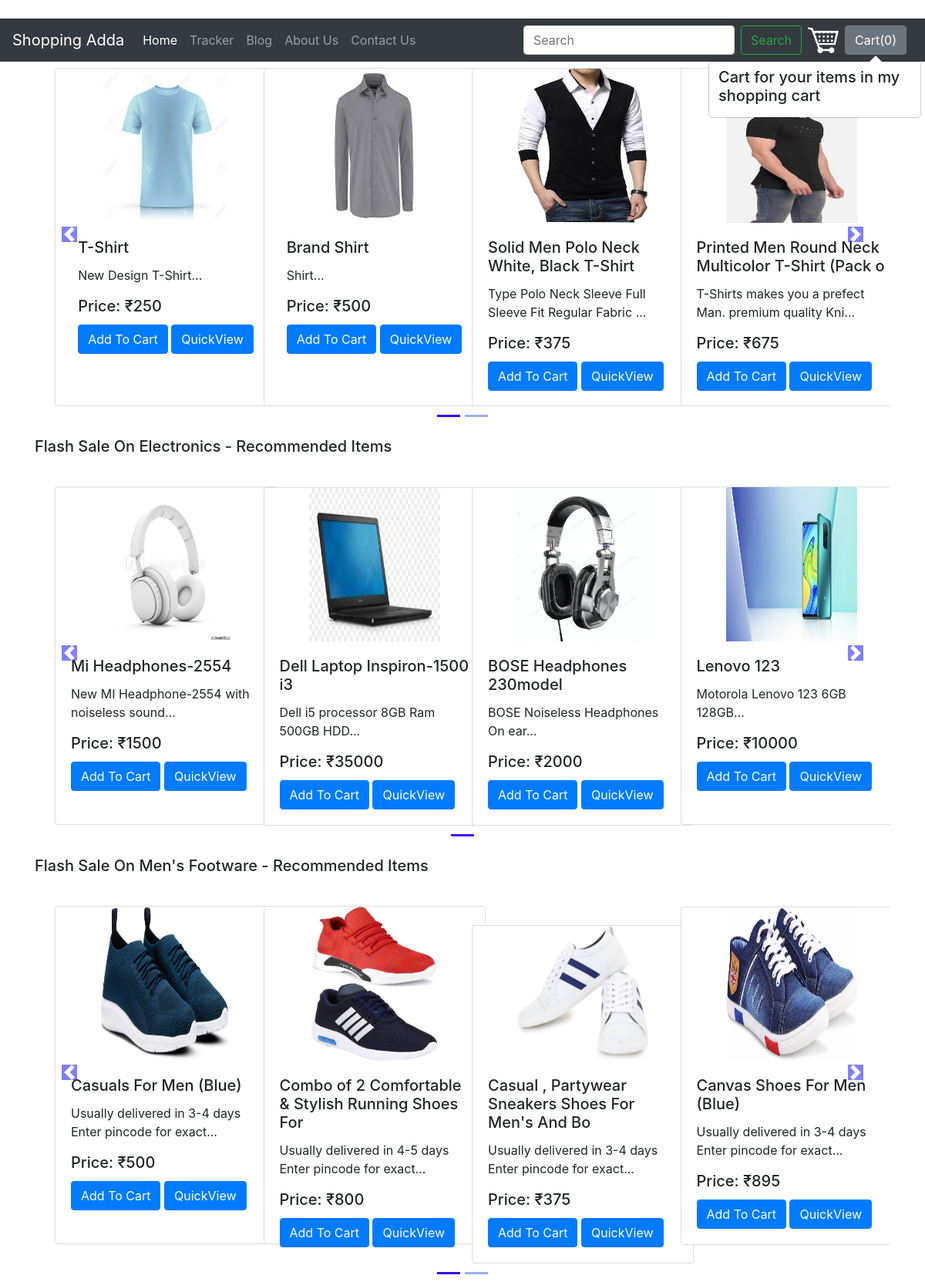
The app's page /shop/ with its own data.
### shop/models.py (models this page shows, shortened)
class Product(models.Model):
    product_id = models.AutoField
    product_name = models.CharField(max_length=50)
    category = models.CharField(max_length=50, default="")
    subcategory = models.CharField(max_length=50, default="")
    price = models.IntegerField(default=0)
    desc = models.CharField(max_length=300)
    pub_date = models.DateField()
    image = models.ImageField(upload_to='shop/images', default="")

### shop/views.py (the view)
# urls.py: path('', views.index, name="blogHome"),
def index(request):
    allProds = []
    catprods = Product.objects.values('category', 'id')
    cats = {item['category'] for item in catprods}
    for cat in cats:
        prod = Product.objects.filter(category=cat)
        n = len(prod)
        nSlides = n // 4 + ceil((n / 4) - (n // 4))
        allProds.append([prod, range(1, nSlides), nSlides])
    params = {'allProds':allProds}
    return render(request,"shop/index.html",params)

### shop/templates/shop/index.html (shortened to what this page needs)
{% extends 'shop/basic.html' %}
{% block body %}
{% load static %}
<div class="container">
    {% for product, range, nSlides in allProds %}
    <h5 class="my-4">Flash Sale On {{product.0.category}} - Recommended Items</h5>
    <div class="row">
        <div id="demo{{forloop.counter}}" class="col carousel slide my-3" data-ride="carousel">
            <ul class="carousel-indicators">
                <li data-target="#demo{{forloop.counter}}" data-slide-to="0" class="active"></li>
                {% for i in range %}
                <li data-target="#demo{{forloop.parentloop.counter}}" data-slide-to="{{i}}"></li>
                {% endfor %}
            </ul>
            <div class="container carousel-inner no-padding">
                <div class="carousel-item active">
                    {% for i in product %}
                    <div class="col-xs-3 col-sm-3 col-md-3 ">
                        <div class="card align-items-center" style="width: 18rem;">
                            <img src='/media/{{i.image}}' class="card-img-top" alt="...">
                            <div class="card-body">
                                <h5 class="card-title" id="namepr{{i.id}}">{{i.product_name}}</h5>
                                <p class="card-text">{{i.desc|slice:"0:53"}}...</p>
                                <h5 class="card-title" >Price: ₹<span id="pricepr{{i.id}}">{{i.price}}</span></h5>
                                <span id="divpr{{i.id}}" class="divpr">
                                    <button id="pr{{i.id}}" class="btn btn-primary cart">Add To Cart</button>
                                </span>
                                <a href="/shop/products/{{i.id}}"><button id="qv{{i.id}}" class="btn btn-primary cart">QuickView</button></a>
                            </div>
                        </div>
                    </div>
                    {% if forloop.counter|divisibleby:4 and forloop.counter > 0 and not forloop.last %}
                </div>
                <div class="carousel-item ">
                    {% endif %}
                    {% endfor %}
                </div>
            </div>
        </div>
        <a class="carousel-control-prev" href="#demo{{forloop.counter}}" data-slide="prev">
            <span class="carousel-control-prev-icon"></span>
        </a>
        <a class="carousel-control-next" href="#demo{{forloop.counter}}" data-slide="next">
            <span class="carousel-control-next-icon"></span>
        </a>
    </div>
    {% endfor %}
</div>
{% endblock %}

### shop/templates/shop/basic.html (shortened to what this page needs)
<!doctype html>
<html lang="en">
  <head>
    <link rel="stylesheet" href="https://stackpath.bootstrapcdn.com/bootstrap/4.2.1/css/bootstrap.min.css">
  </head>
  <body>
        <nav class="navbar navbar-expand-lg navbar-dark bg-dark" style="position:fixed; width:100%;">
                <a class="navbar-brand" href="/shop/">Shopping Adda</a>
                <div class="collapse navbar-collapse" id="navbarSupportedContent">
                    <ul class="navbar-nav mr-auto">
                          <li class="nav-item active">
                                <a class="nav-link" href="/shop/">Home <span class="sr-only">(current)</span></a>
                          </li>
                          <li class="nav-item">
                                <a class="nav-link" href="/shop/tracker">Tracker</a>
                          </li>
                          <li class="nav-item">
                                <a class="nav-link" href="/blog">Blog</a>
                          </li>
                        <li class="nav-item">
                                <a class="nav-link" href="/shop/about">About Us</a>
                          </li>
                        <li class="nav-item">
                                <a class="nav-link" href="/shop/contact">Contact Us</a>
                          </li>
                    </ul>
                    <form method="get" action="/shop/search/" class="form-inline my-2 my-lg-0">
                          <input class="form-control mr-sm-2" type="search" placeholder="Search" aria-label="Search" name="search" id="search">
                          <button class="btn btn-outline-success my-2 my-sm-0 mr-2" type="submit">Search</button>
                    </form>
                    {% load static %}
                    <span class="cartimg" ><img src="{% static '/shop/cart-14-512.png' %}" margin-left= 7px width= 40px     /></span>
                    <button type="button" class="btn btn-secondary mx-2" id="popcart" data-container="body" data-toggle="popover" data-placement="bottom" data-html="true" data-content="Vivamus
                                sagittis lacus vel augue laoreet rutrum faucibus.">
                                Cart(<span id="cart">0</span>)
                     </button>
                </div>
        </nav>
        {% block body %} {% endblock %}
  </body>
</html>

### records on screen
Product: image (picture), product_name "T-Shirt", desc "New Design T-Shirt", price "250"
Product: image (picture), product_name "Brand Shirt", desc "Shirt", price "500"
Product: image (picture), product_name "Solid Men Polo Neck White, Black T-Shirt", desc "Type Polo Neck Sleeve Full Sleeve Fit Regular Fabric", price "375"
Product: image (picture), product_name "Printed Men Round Neck Multicolor T-Shirt (Pack o", desc "T-Shirts makes you a prefect Man. premium quality Kni", price "675"
Product: category "Electronics", image (picture), product_name "Mi Headphones-2554", desc "New MI Headphone-2554 with noiseless sound", price "1500"
Product: image (picture), product_name "Dell Laptop Inspiron-1500 i3", desc "Dell i5 processor 8GB Ram 500GB HDD", price "35000"
Product: image (picture), product_name "BOSE Headphones 230model", desc "BOSE Noiseless Headphones On ear", price "2000"
Product: image (picture), product_name "Lenovo 123", desc "Motorola Lenovo 123 6GB 128GB", price "10000"
Product: category "Men's Footware", image (picture), product_name "Casuals For Men (Blue)", desc "Usually delivered in 3-4 days Enter pincode for exact", price "500"
Product: image (picture), product_name "Combo of 2 Comfortable & Stylish Running Shoes For", desc "Usually delivered in 4-5 days Enter pincode for exact", price "800"
Product: image (picture), product_name "Casual , Partywear Sneakers Shoes For Men's And Bo", desc "Usually delivered in 3-4 days Enter pincode for exact", price "375"
Product: image (picture), product_name "Canvas Shoes For Men (Blue)", desc "Usually delivered in 3-4 days Enter pincode for exact", price "895"
